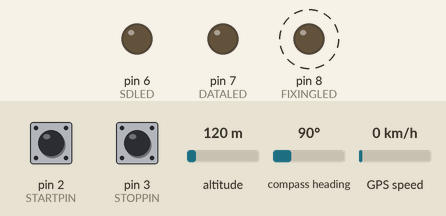
This sketch was run on a simulated Arduino Leonardo, built with avr-gcc and run on an emulated ATmega32U4. On the bench: output pins drawn as LEDs (lit = HIGH). Dashed ring = blinking. The inputs (shaded band) are chosen by the test bench; at power-on: pin 2 (STARTPIN) HIGH, pin 3 (STOPPIN) HIGH, altitude 120 m, compass heading 90°, GPS speed 0 km/h. Storage starts empty; the GPS gets a fix after 3 s at 37.7749, -122.4194 with 8 satellites.

Above: at 2.2 s.
2.3 s: pin 2 (STARTPIN) pulled LOW for 1 s
At 3.5 s:
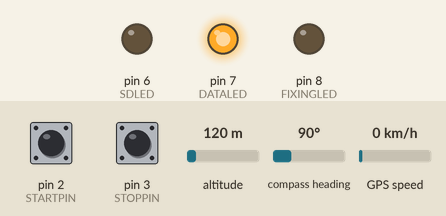
6.3 s: pin 3 (STOPPIN) pulled LOW for 0.15 s
At 7.9 s:
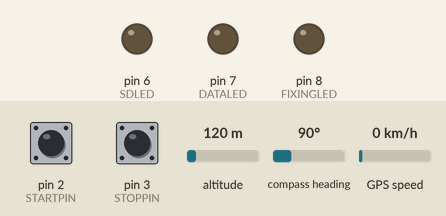
9.4 s: pin 2 (STARTPIN) pulled LOW for 0.15 s
At 10.8 s:
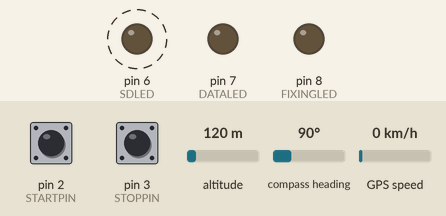
12.5 s: pin 3 (STOPPIN) pulled LOW for 1 s
At 13.9 s:
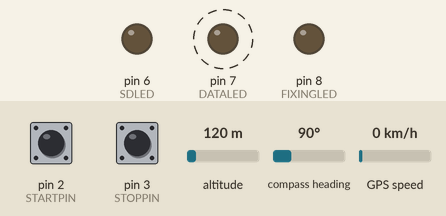
Timing chart, 0 to 17.5 s (numbered marks = the images above; inputs shaded):
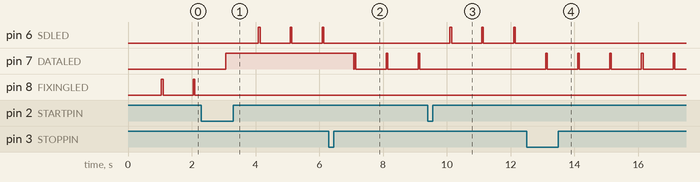

The sketch:

GPX_datalogger_v1.2.ino
```cpp
/*
    GPX datalogger v1.2   21-10-2018 by DoppioZero
    basic gpx datalogger

    -v1.2 added RGB led
    -v1.1 memory optimization for use with ATmega328p
    -v1.0 first release

   -buttons must have hardware debounce (to GND)
   -data cannot be stored on SDcard until DATA LED starts blink
   -SD card is initialised ONLY after power-on
   -if SDcard is not present before power on, SD LED will blink fast until SDcard is inserted


  --MY SETUP--
   ATMEGA328p or ATMEGA2560 or ATMEGA1284p
   GPS NEO6M
   MICROSD CAR READER
*/

#include <SPI.h>
#include <SD.h>
#include <TinyGPS++.h>

/************ enable/disable serial debug output ************/
//#define DEBUG
/************************************************************/

#ifdef DEBUG
#define DEBUG_PRINT(x) Serial.print(x)
#define DEBUG_PRINTDEC(x) Serial.print(x, DEC)
#define DEBUG_PRINTLN(x) Serial.println(x)
#else
#define DEBUG_PRINT(x)
#define DEBUG_PRINTDEC(x)
#define DEBUG_PRINTLN(x)
#endif

/********** ENABLE PROMIDI1284P OR MEGA2560 OR UNO328P **********/
//#define PROMIDI
//#define MEGA2560
#define UNO328P
/****************************************************************/

#ifdef PROMIDI
#define CHIPSELECT 4
#define BLUE_LED 2
#define GREEN_LED 0
#define RED_LED 1
#define STARTPIN 20
#define STOPPIN 19
#define SERIALX_BEGIN(x)  Serial1.begin(x)
#define SERIALX_AVAILABLE() Serial1.available()
#define SERIALX_READ() Serial1.read()
#endif

#ifdef MEGA2560
#define CHIPSELECT 53 // MEGA2560
#define BLUE_LED 6
#define GREEN_LED 7
#define RED_LED 8
#define STARTPIN 17
#define STOPPIN 15
#define SERIALX_BEGIN(x)  Serial1.begin(x)
#define SERIALX_AVAILABLE() Serial1.available()
#define SERIALX_READ() Serial1.read()
#endif

#ifdef UNO328P
#define CHIPSELECT 10// UNO328P
#define BLUE_LED 6
#define GREEN_LED 7
#define RED_LED 8
#define STARTPIN 2
#define STOPPIN 3
#define SSRXPIN 4
#define SSTXPIN 5
#include <SoftwareSerial.h>
#define SERIALX_BEGIN(x)  ss.begin(x)
#define SERIALX_AVAILABLE() ss.available()
#define SERIALX_READ() ss.read()
#endif

uint8_t chipSelect = CHIPSELECT;
byte FIXINGLED = RED_LED; // fixing LED -- RED
bool FIXINGLEDstatus = 0;
byte DATALED = GREEN_LED; // valid data LED -- GREEN
bool DATALEDstatus = 0;
byte SDLED = BLUE_LED; // SD writing LED -- BLUE
bool SDLEDstatus = 0;
char trackName[16] = "1-track.gpx";  //file name
char TrckNAME[28] = "";
//char TrckNUM[25] = "";
char TrckDATA[47] = "";
char TrckTIME[34] = "";
char LatSIGN = '+';
char LngSIGN = '+';
byte i = 2; // track name index
bool openLog = false;
bool closeLog = false;
byte startPIN = STARTPIN;  //start logging button
byte stopPIN = STOPPIN;    //stop logging button
bool startLog = false;
bool stopLog = false;
byte gpsSecond = 0;
unsigned long int LAT = 0;
unsigned long int LONG = 0;
unsigned long int LATint = 0;
unsigned long int LATdec = 0;
unsigned long int LONGint = 0;
unsigned long int LONGdec = 0;
int yr = 0; //year
float elev = 0; // altitude
float floatLAT, floatLONG, previousLAT, previousLONG;
bool POINTdist = true;
bool validDATA = false;
byte mth, dy, hr, mn, sc = 0;
unsigned long int previousMillis = 0;

File myTracks;
// The TinyGPS++ object
TinyGPSPlus gps;

#ifdef UNO328P
const byte RXPin = SSRXPIN, TXPin = SSTXPIN;
SoftwareSerial ss(RXPin, TXPin);
#endif

void setup() {
  pinMode(startPIN, INPUT_PULLUP);  //buttons with hardware debounce
  pinMode(stopPIN, INPUT_PULLUP);
  pinMode(DATALED, OUTPUT);
  pinMode(SDLED, OUTPUT);
  pinMode(FIXINGLED, OUTPUT);

  // Open serial communications and wait for port to open:
  Serial.begin(115200);
  delay(500);
  SERIALX_BEGIN(9600);
  delay(500);
  DEBUG_PRINT("Initializing SD card...");

  // see if the card is present and can be initialized:
  if (!SD.begin(chipSelect)) {
    DEBUG_PRINTLN("Card failed, or not present");
    while (!SD.begin(chipSelect)) {
      digitalWrite(FIXINGLED, HIGH);
      delay(50);
      digitalWrite(FIXINGLED, LOW);
      delay(50);
      digitalWrite(FIXINGLED, HIGH);
      delay(50);
      digitalWrite(FIXINGLED, LOW);
      delay(50);
      digitalWrite(FIXINGLED, HIGH);
      delay(50);
      digitalWrite(FIXINGLED, LOW);
      delay(50);
    }
  }
  else DEBUG_PRINTLN("card initialized.");

}

void loop() {
  /* GPS READING */
  while (SERIALX_AVAILABLE() > 0) {
    gps.encode(SERIALX_READ());
    elev = gps.altitude.meters();
  }
  /*READING START STOP LOG BUTTONS*/
  if (digitalRead(startPIN) == LOW && startLog == false && validDATA == true ) {
    startLog = true;
    openLog = true;
    DEBUG_PRINTLN("startLog");
  }
  if (digitalRead(stopPIN) == LOW && closeLog == false && startLog == true) {
    closeLog = true;
    DEBUG_PRINTLN("stopLog");
  }
  /* READING ONCE PER SECOND GPS DATA*/
  if (gps.time.second() != gpsSecond) {
    yr = gps.date.year();
    mth = gps.date.month();
    dy = gps.date.day();
    hr = gps.time.hour();
    mn = gps.time.minute();
    sc = gps.time.second();
    floatLAT = gps.location.lat();
    floatLONG = gps.location.lng();
    if (gps.location.rawLat().negative) {
      LatSIGN = '-';
    }
    else LatSIGN = '+';
    if (gps.location.rawLng().negative) {
      LngSIGN = '-';
    }
    else LngSIGN = '+';
    /* EXTRACTING INTEGER PART AND DECIMAL PART FROM FLOAT LONG AND LAT */
    if (floatLAT >= 0) {
      LAT = floatLAT * 1000000;
    }
    else  LAT = floatLAT * 1000000 * -1;
    if (floatLONG >= 0) {
      LONG = floatLONG * 1000000;
    }
    else  LONG = floatLONG * 1000000 * -1;
    LATint = LAT / 1000000; // integer part
    LATdec = LAT - LATint * 1000000; //decimal part
    LONGint = LONG / 1000000;
    LONGdec = LONG - LONGint * 1000000;
    DEBUG_PRINTLN(gps.hdop.hdop());
    /* CHECK IF DISTANCE BETWEEN TWO POINT IS MORE THAN 4 METERS */
    if (TinyGPSPlus::distanceBetween(floatLAT, floatLONG, previousLAT, previousLONG) > 4) {
      POINTdist = true;
      previousLONG = floatLONG;
      previousLAT = floatLAT;
    }
    else POINTdist = false;
    /* CREATING XML STRINGS */
    sprintf(TrckDATA, "%c%02ld.%6ld\" lat=\"%c%02ld.%6ld\" ele=\"%d\">", LngSIGN, LONGint, LONGdec, LatSIGN, LATint, LATdec, (int)elev);
    sprintf(TrckTIME, "%d-%02d-%02dT%02d:%02d:%02dZ</time>", yr, mth, dy, hr, mn, sc);
    /* CHECK IF ALL GPS DATA ARE VALID */
    if (gps.hdop.isValid() && (gps.hdop.hdop() <= 10) && gps.location.isValid() && gps.altitude.isValid()) {
      DEBUG_PRINTLN(TrckDATA);
      DEBUG_PRINTLN(TrckTIME);
      validDATA = true;
    }
    else validDATA = false;
    /* START LOGGING*/
    if (startLog == true) {
      GPSlog();
    }
    gpsSecond = gps.time.second();
  }
  blinkLED();
}


void GPSlog() {

  if (openLog == true &&  validDATA == true) {

    /* LOOK FOR EXISTING FILE */
    while (SD.exists(trackName)) { // until name doesnt exist
      sprintf(trackName, "%i-track.gpx", i);
      i += 1;
    }

    /* INDEX FILE GPX */
    myTracks = SD.open(trackName, FILE_WRITE);
    if (myTracks) {
      myTracks.println(F("<?xml version=\"1.0\" encoding=\"ISO-8859-1\" standalone=\"no\" ?>")); //  In a C/C++ string, you can "escape" a special character by preceding it with a backslash \ eg. Serial.println("\""); // prints "
      myTracks.println(F("<gpx version=\"1.0\" creator=\"doppiozero\">"));
      myTracks.close();
    }
    // if the file isn't open, pop up an error:
    else {
      DEBUG_PRINTLN(F("err opn index"));
    }

    /* NEW TRACK */
    myTracks = SD.open(trackName, FILE_WRITE);
    if (myTracks) {
      sprintf(TrckNAME, "%02d/%02d/%04d %02d:%02d:%02d\">", dy, mth, yr, hr, mn, sc);
      myTracks.print(F("<trk name = \"Track - "));
      myTracks.println(TrckNAME);
      myTracks.print(F("<number>-"));
      myTracks.print(i - 1);
      myTracks.println(F("</number>"));
      myTracks.println(F("<trkseg>"));
      myTracks.close();
    }
    // if the file isn't open, pop up an error:
    else {
      DEBUG_PRINTLN(F("err opn newtrk"));
    }
    openLog = false; // create file only once, must stop logging to create another file
  }
  /* LOG SINGLE POINT*/
  if (closeLog == false && POINTdist == true  &&  validDATA == true) {
    myTracks = SD.open(trackName, FILE_WRITE);
    if (myTracks) {
      myTracks.print(F("<trkpt lon=\""));
      myTracks.println(TrckDATA);
      myTracks.print(F("<time>"));
      myTracks.println(TrckTIME);
      myTracks.println(F("</trkpt>"));
      myTracks.close();
    }
    else {
      DEBUG_PRINTLN(F("err log pnt"));
    }
  }
  if (closeLog) { // if true, program should close file
    /*CLOSE TRACK AND FILE */
    myTracks = SD.open(trackName, FILE_WRITE);
    if (myTracks) {
      myTracks.println(F("</trkseg>"));
      myTracks.println(F("</trk>"));
      myTracks.println(F("</gpx>"));
      myTracks.close();
      closeLog = false;
      startLog = false; // cannot enter in GPSlog()
    }
    else {
      DEBUG_PRINTLN(F("err cls file"));
    }
    /* END */
    DEBUG_PRINTLN(trackName);
    DEBUG_PRINTLN(F("next free log index = "));
    DEBUG_PRINTLN(i);
    DEBUG_PRINTLN(F("TEST COMPLETED"));
  }

}

void blinkLED() {

  if (validDATA == false) { // red blink until fixing is complete and all data is available
    if (millis() - previousMillis > 1000 && FIXINGLEDstatus == 0) {
      digitalWrite(FIXINGLED, HIGH);
      previousMillis = millis();
      FIXINGLEDstatus = 1;
    }
    if (millis() - previousMillis > 50 && FIXINGLEDstatus == 1) {
      digitalWrite(FIXINGLED, LOW);
      FIXINGLEDstatus = 0;
    }
  }
  if (validDATA == true && startLog == false) { // green blink when data are available but not during logging
    if (millis() - previousMillis > 1000 && DATALEDstatus == 0) {
      digitalWrite(DATALED, HIGH);
      previousMillis = millis();
      DATALEDstatus = 1;
    }
    if (millis() - previousMillis > 50 && DATALEDstatus == 1) {
      digitalWrite(DATALED, LOW);
      DATALEDstatus = 0;
    }
  }

  if (startLog == true) { // blue blink when during logging
    if (millis() - previousMillis > 1000 && SDLEDstatus == 0) {
      digitalWrite(SDLED, HIGH);
      previousMillis = millis();
      SDLEDstatus = 1;
    }
    if (millis() - previousMillis > 50 && SDLEDstatus == 1) {
      digitalWrite(SDLED, LOW);
      SDLEDstatus = 0;
    }
  }
}
```

Measured:
- after the input at 2.3 s, pin 6 (SDLED): alternates HIGH for 0.05 s and LOW for 0.95 s, starting after 1.8 s; pin 7 (DATALED): goes on until 3.1 s, then stays HIGH
- after the input at 6.3 s, pin 6 (SDLED): stops changing and stays LOW; pin 7 (DATALED): HIGH → LOW after 0.77 s, then repeats every 1.0 s: HIGH 0.05 s, LOW 0.95 s
- after the input at 9.4 s, pin 6 (SDLED): alternates HIGH for 0.05 s and LOW for 0.95 s, starting after 0.70 s; pin 7 (DATALED): stops changing and stays LOW
- after the input at 12.5 s, pin 6 (SDLED): stops changing and stays LOW; pin 7 (DATALED): alternates HIGH for 0.05 s and LOW for 0.95 s, starting after 0.60 s
- by itself, pin 8 (FIXINGLED): alternates HIGH for 0.05 s and LOW for 0.95 s
